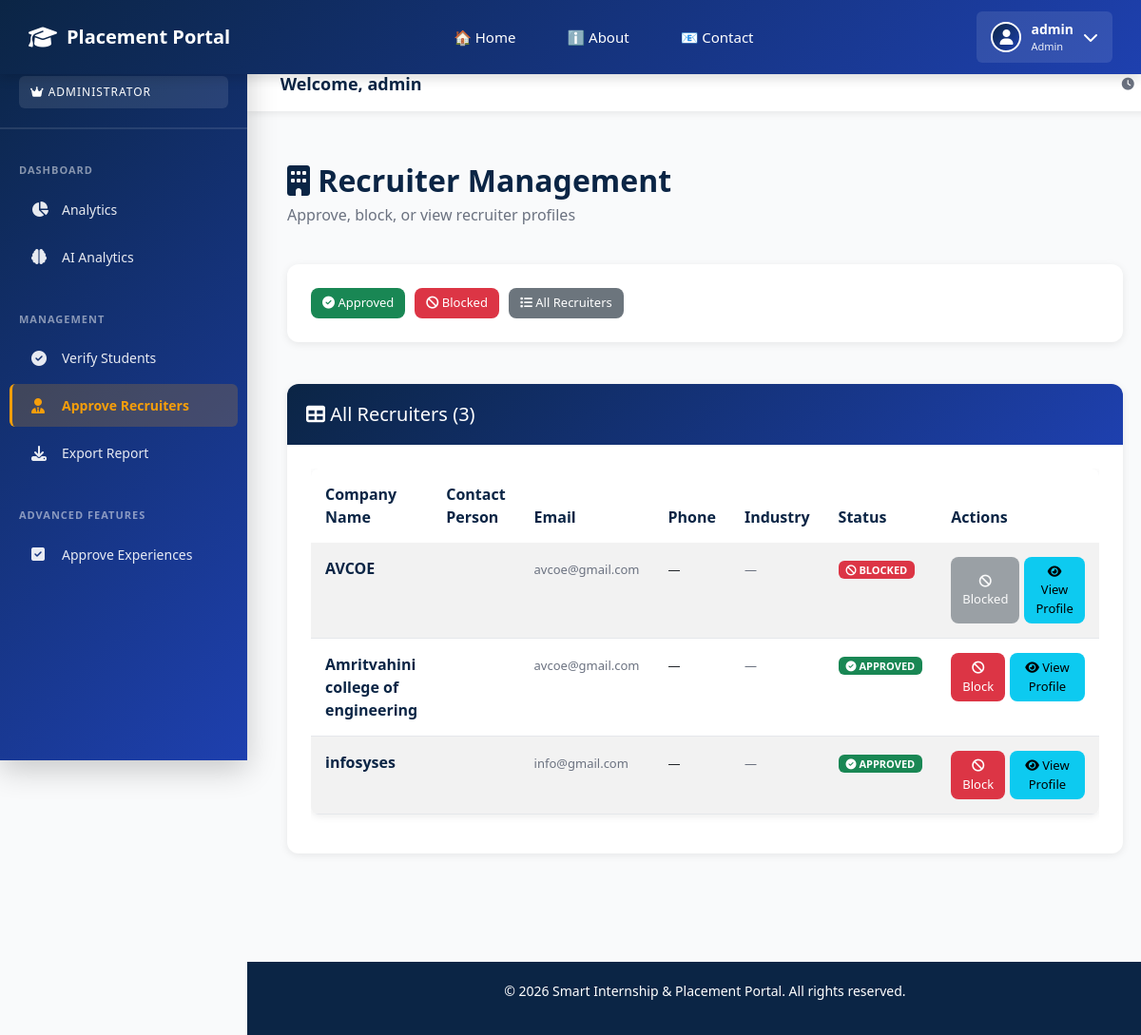
Page /tpo/recruiters/ (signed in) on the earlier database version.
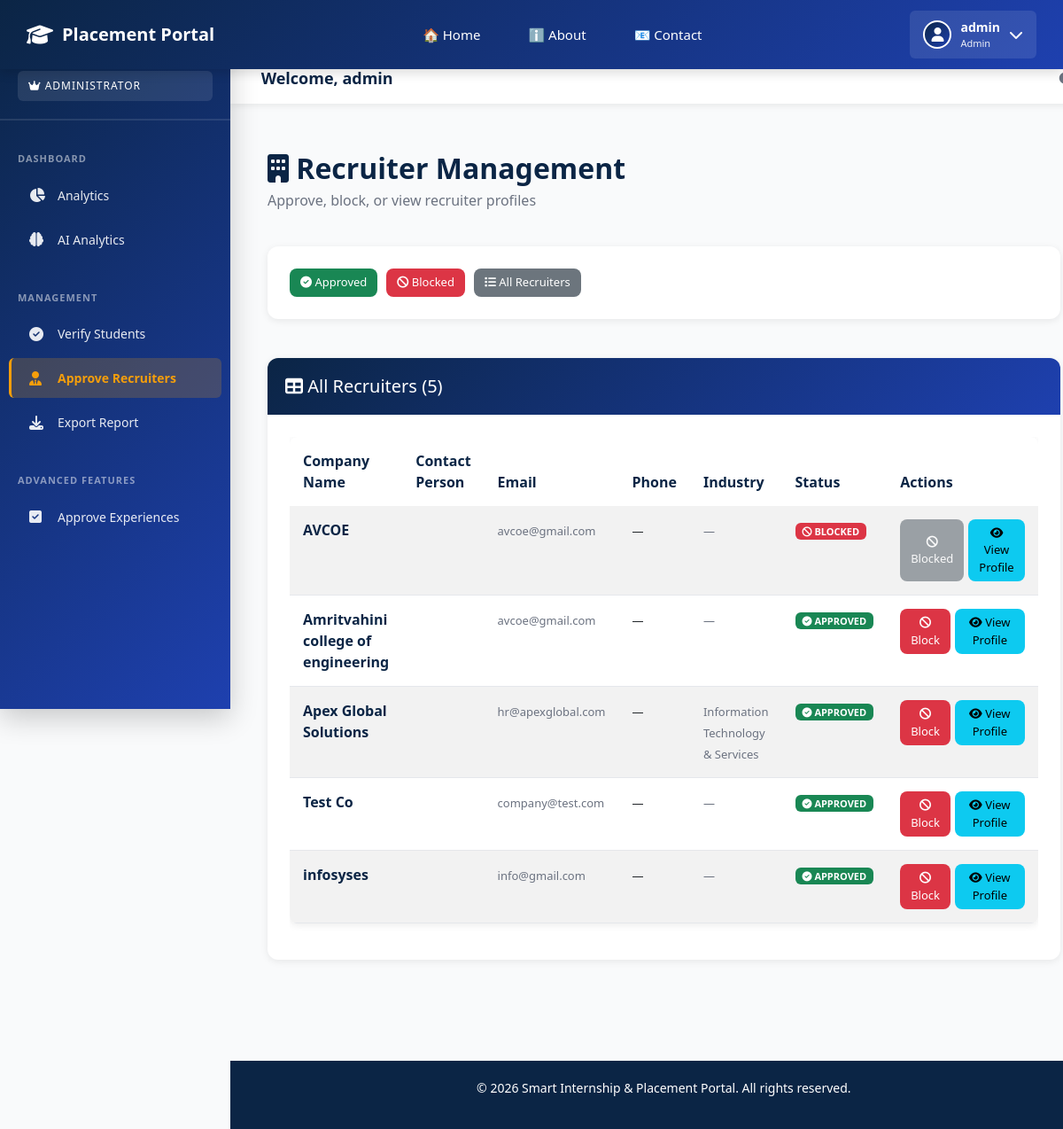
Same page on the later database version.
### accounts/models.py (models this page shows, shortened)
class RecruiterProfile(models.Model):
    user = models.OneToOneField(CustomUser, on_delete=models.CASCADE, related_name='recruiter_profile')
    company_name = models.CharField(max_length=200)
    company_website = models.URLField(blank=True)
    company_email = models.EmailField()
    contact_phone = models.CharField(max_length=20, blank=True)
    description = models.TextField(blank=True, help_text="Company description")
    industry = models.CharField(max_length=100, blank=True)
    hr_contact_email = models.EmailField(blank=True)
    hr_contact_phone = models.CharField(max_length=20, blank=True)
    is_approved = models.BooleanField(default=False, help_text="Approved by TPO to post jobs")
    is_blocked = models.BooleanField(default=False, help_text="Blocked by TPO from posting")
    approved_by = models.ForeignKey(CustomUser, null=True, blank=True, on_delete=models.SET_NULL,
                                    related_name='approved_recruiters', limit_choices_to={'role_type': 'TPO'})
    approved_at = models.DateTimeField(null=True, blank=True)
    blocked_reason = models.TextField(blank=True)
    block_reason = models.TextField(blank=True)
    created_at = models.DateTimeField(null=True, blank=True)
    updated_at = models.DateTimeField(auto_now=True)

### accounts/views.py (the view)
# urls.py: path('tpo/recruiters/', views.recruiter_list, name='tpo_recruiter_list'),
@tpo_only
def recruiter_list(request):
    recruiters = RecruiterProfile.objects.select_related('user').all()
    approved_filter = request.GET.get('approved')
    blocked_filter = request.GET.get('blocked')
    if approved_filter is not None:
        recruiters = recruiters.filter(is_approved=approved_filter.lower() == 'true')
        if approved_filter.lower() == 'true':
            recruiters = recruiters.filter(is_blocked=False)
    if blocked_filter is not None:
        recruiters = recruiters.filter(is_blocked=blocked_filter.lower() == 'true')
    recruiters = recruiters.order_by('-is_approved', 'company_name')
    context = {'recruiters': recruiters}
    return render(request, 'accounts/tpo_recruiter_list.html', context)

### accounts/models.py (called while the page is built)
    @property
    def is_student(self):
        return self.role_type == self.STUDENT

    @property
    def is_recruiter(self):
        return self.role_type == self.RECRUITER

    @property
    def is_tpo(self):
        return self.role_type == self.TPO or self.is_superuser

### templates/accounts/tpo_recruiter_list.html (shortened to what the changed rows need)
{% extends 'base.html' %}
{% load static %}
{% block content %}
<div class="container-fluid py-4">
    <div class="row mb-4">
        <div class="col-12">
            <h2 style="font-weight: 700; color: #0b2545; margin: 0;">
                <i class="fas fa-building"></i> Recruiter Management
            </h2>
        </div>
    </div>
    <div class="row">
        <div class="col-12">
            <div class="card">
                <div class="card-header">
                    <h5 style="margin: 0;">
                        <i class="fas fa-table"></i> All Recruiters ({{ recruiters.count }})
                    </h5>
                </div>
                <div class="card-body">
                    {% if recruiters %}
                        <div class="table-responsive">
                            <table class="table table-hover table-striped">
                                <thead style="background-color: #f3f4f6;">
                                    <tr>
                                        <th>Company Name</th>
                                        <th>Contact Person</th>
                                        <th>Email</th>
                                        <th>Phone</th>
                                        <th>Industry</th>
                                        <th>Status</th>
                                        <th>Actions</th>
                                    </tr>
                                </thead>
                                <tbody>
                                    {% for recruiter in recruiters %}
                                        <tr>
                                            <td>
                                                <strong style="color: #0b2545;">{{ recruiter.company_name }}</strong>
                                            </td>
                                            <td>
                                            </td>
                                            <td>
                                                <span style="font-size: 13px; color: #6b7280;">{{ recruiter.company_email }}</span>
                                            </td>
                                            <td>
                                                <span style="font-size: 13px;">{{ recruiter.company_phone|default:"—" }}</span>
                                            </td>
                                            <td>
                                                <span style="font-size: 13px; color: #6b7280;">{{ recruiter.industry|default:"—" }}</span>
                                            </td>
                                            <td>
                                                {% if recruiter.is_blocked %}
                                                    <span class="badge bg-danger" style="font-size: 11px;">
                                                        <i class="fas fa-ban"></i> BLOCKED
                                                    </span>
                                                {% elif recruiter.is_approved %}
                                                    <span class="badge bg-success" style="font-size: 11px;">
                                                        <i class="fas fa-check-circle"></i> APPROVED
                                                    </span>
                                                {% else %}
                                                    <span class="badge bg-warning" style="font-size: 11px; color: white;">
                                                        <i class="fas fa-hourglass-half"></i> PENDING
                                                    </span>
                                                {% endif %}
                                            </td>
                                            <td>
                                                <div style="display: flex; gap: 5px;">
                                                    {% if not recruiter.is_blocked %}
                                                        <form method="POST" action="{% url 'block_recruiter' recruiter.user.id %}"
                                                              style="display: inline;"
                                                              onsubmit="return confirm('Block {{ recruiter.company_name }}?');">
                                                            <button type="submit" class="btn btn-sm btn-danger" title="Block">
                                                                <i class="fas fa-ban"></i> Block
                                                            </button>
                                                        </form>
                                                    {% else %}
                                                        <button class="btn btn-sm btn-secondary" disabled>
                                                            <i class="fas fa-ban"></i> Blocked
                                                        </button>
                                                    {% endif %}
                                                    <a href="{% url 'tpo_view_recruiter_profile' recruiter.user.id %}"
                                                       class="btn btn-sm btn-info" title="View Profile">
                                                        <i class="fas fa-eye"></i> View Profile
                                                    </a>
                                                </div>
                                            </td>
                                        </tr>
                                    {% endfor %}
                                </tbody>
                            </table>
                        </div>
                    {% else %}
                        <div style="text-align: center; padding: 40px; color: #6b7280;">
                            <i class="fas fa-inbox" style="font-size: 48px; color: #d1d5db; margin-bottom: 15px;"></i>
                            <p style="font-size: 16px; margin: 0;">No recruiters found</p>
                        </div>
                    {% endif %}
                </div>
            </div>
        </div>
    </div>
</div>
{% endblock %}

Differences in the rows shown:
added RecruiterProfile: company_name "Apex Global Solutions", company_email "hr@apexglobal.com", company_phone "—", industry "Information Technology & Services", is_blocked False (drawn)
added RecruiterProfile: company_name "Test Co", company_email "company@test.com", company_phone "—", industry "—", is_blocked False (drawn)
Other differences:
{{ recruiters.count }}: "3" → "5"
